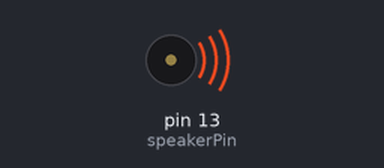
Bench run of a sketch on a simulated Arduino Uno, built with avr-gcc and run on an emulated ATmega328P. Parts: buzzer (waves = sounding).

Above: at 0.15 s.
Timing chart, 0 to 3.0 s (numbered marks = the images above):
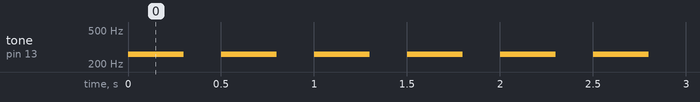

The sketch:

scale.ino
```cpp
  int speakerPin = 13;
  int numTones = 10;
  int tones[] = {261, 277, 294, 311, 330, 349, 370, 392, 415, 440};
void setup(){
  // put your setup code here
  /*for(int i = 0; i<numTones; i++){
    tone(speakerPin, tones[i]);
    delay(500);
  }
  noTone(speakerPin);
  */
}

void loop() {
   //put your main code here, to run repeatedly:
  tone(speakerPin, tones[0]);
  delay(300);
  noTone(speakerPin);
  delay(200);
}
```

Measured:
- by itself, tone on pin 13 (speakerPin): alternates 261 Hz for 0.30 s and silent for 0.20 s
